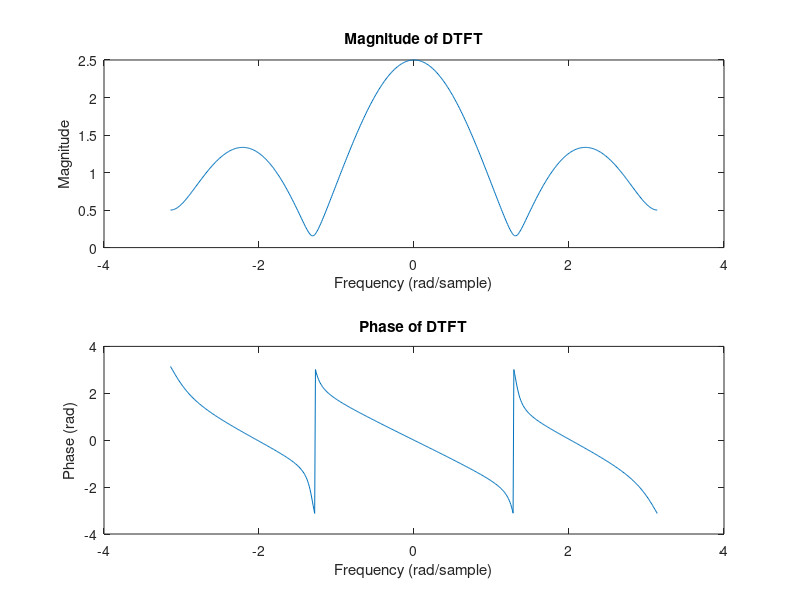
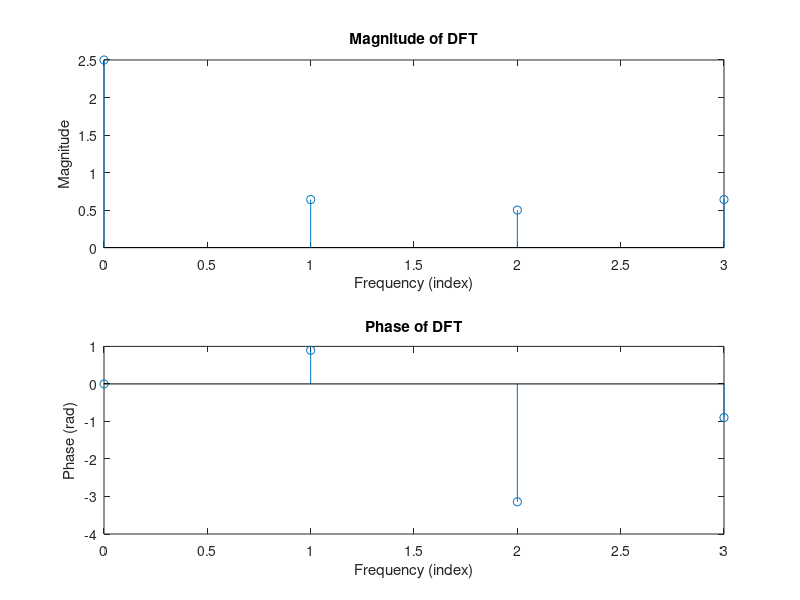

These charts were generated, in order, by the following MATLAB code:
clc;
close all;

x = [0.7 0.5 0.3 1];
w = -pi:0.01:pi;

X = zeros(size(w));

for i = 1:length(w)
    for n = 1:length(x)
        X(i) = X(i) + x(n)*exp(-1i*w(i)*(n-1));
    end
end

figure;
subplot(2,1,1);
plot(w,abs(X));
title('Magnitude of DTFT');
xlabel('Frequency (rad/sample)');
ylabel('Magnitude');

subplot(2,1,2);
plot(w,angle(X));
title('Phase of DTFT');
xlabel('Frequency (rad/sample)');
ylabel('Phase (rad)');


N = length(x);
X = zeros(1,N);

for k = 1:N
    for n = 1:N
        X(k) = X(k) + x(n)*exp(-1i*2*pi*(k-1)*(n-1)/N);
    end
end

figure;
subplot(2,1,1);
stem(0:N-1,abs(X));
title('Magnitude of DFT');
xlabel('Frequency (index)');
ylabel('Magnitude');

subplot(2,1,2);
stem(0:N-1,angle(X));
title('Phase of DFT');
xlabel('Frequency (index)');
ylabel('Phase (rad)');
